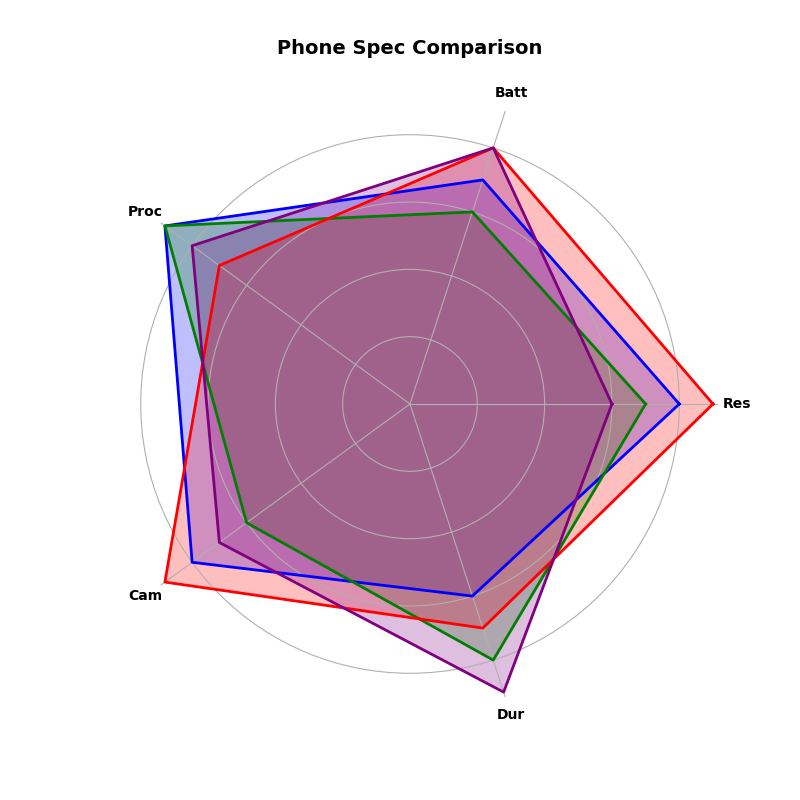

This figure's Python source:
import numpy as np
import matplotlib.pyplot as plt
from math import pi

parameters = ['Res', 'Batt', 'Proc', 'Cam', 'Dur']
num_vars = len(parameters)

smartphones = {
    'A': [8, 7, 9, 8, 6],
    'B': [7, 6, 9, 6, 8],
    'C': [9, 8, 7, 9, 7],
    'D': [6, 8, 8, 7, 9]
}

colors = ['blue', 'green', 'red', 'purple']

def create_filled_radar_chart(ax, data, categories, color):
    angles = np.linspace(0, 2 * pi, num_vars, endpoint=False).tolist()
    data += data[:1]
    angles += angles[:1]

    ax.fill(angles, data, color=color, alpha=0.25)
    ax.plot(angles, data, color=color, linewidth=2, linestyle='solid')
    ax.set_yticklabels([])
    ax.set_xticks(angles[:-1])
    ax.set_xticklabels(categories, fontsize=10, fontweight='bold')

fig, ax = plt.subplots(figsize=(8, 8), subplot_kw=dict(polar=True))

for phone, specs in zip(smartphones.keys(), smartphones.values()):
    create_filled_radar_chart(ax, specs, parameters, colors.pop(0))

ax.set_title("Phone Spec Comparison", fontsize=14, fontweight='bold', pad=30)
ax.spines['polar'].set_visible(False)
plt.show()
